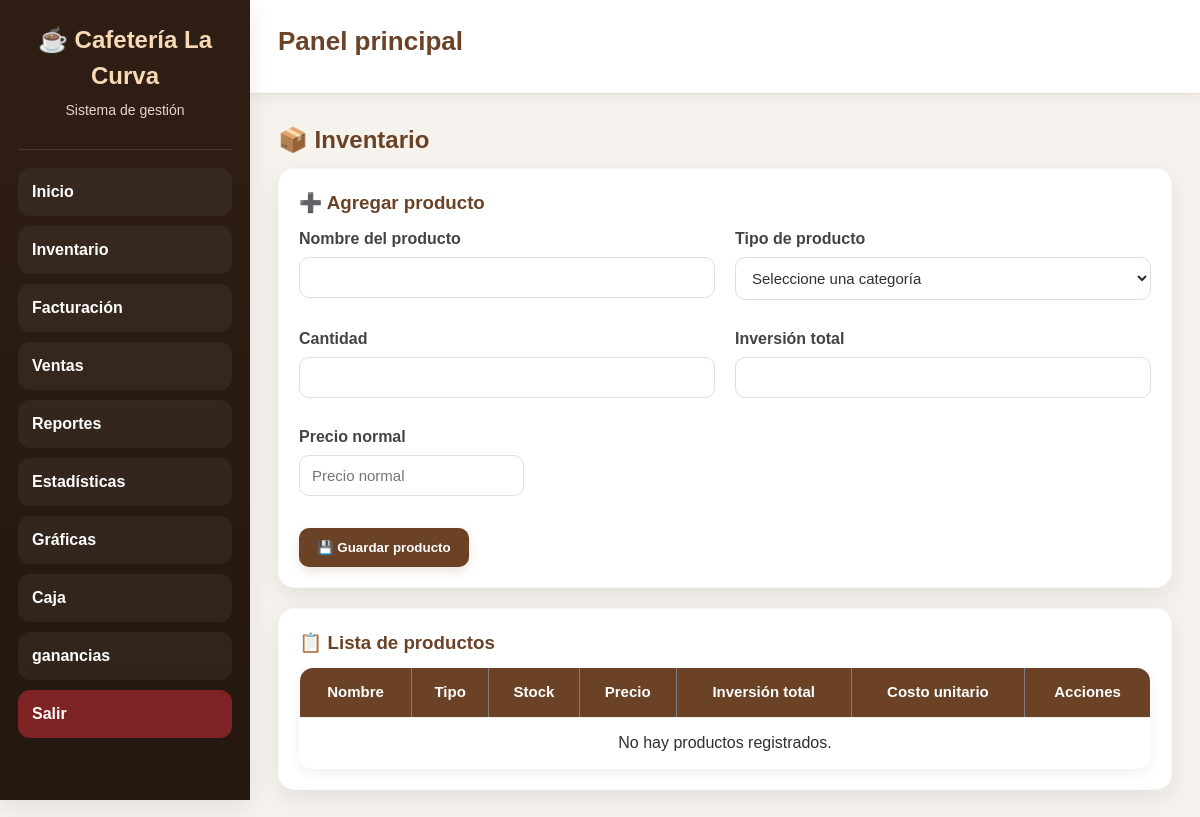
The page /productos (signed in) on the database as committed earlier.
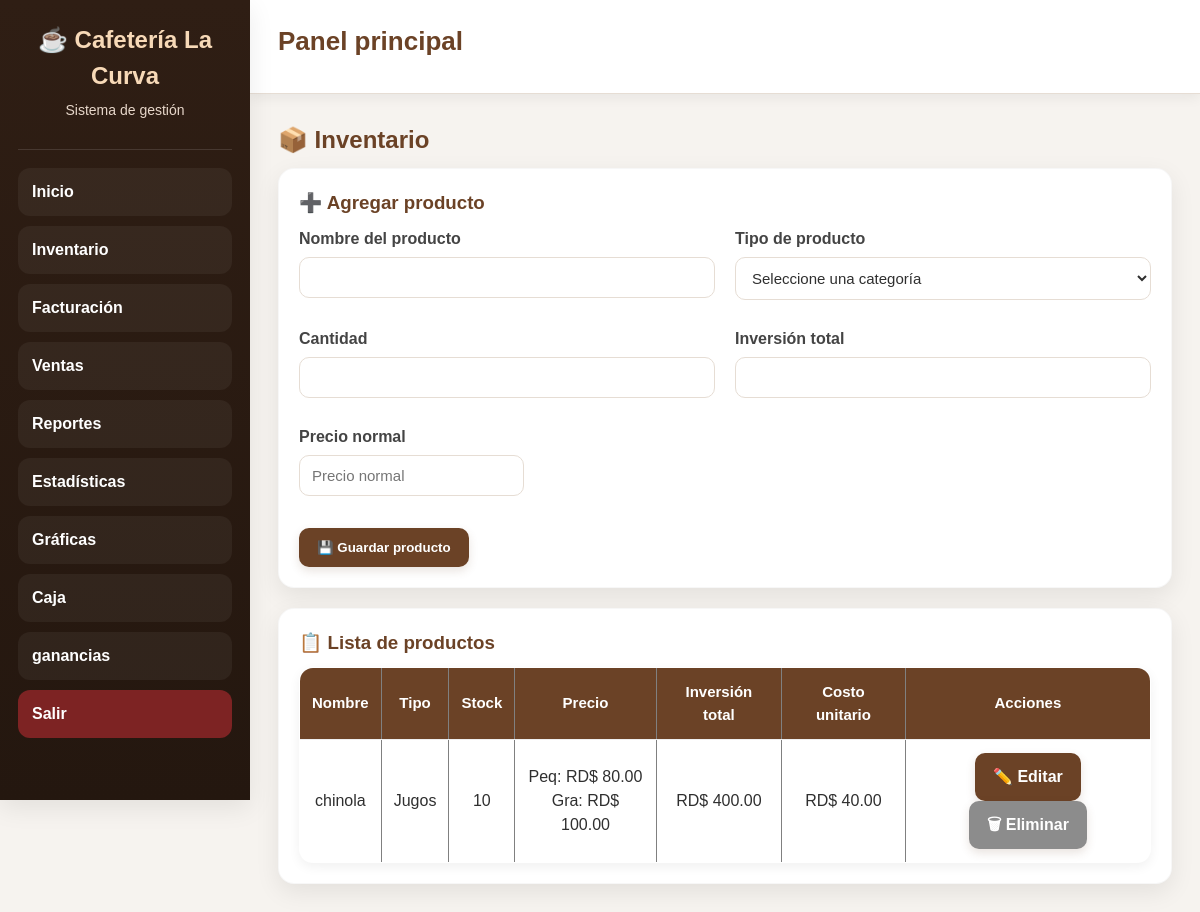
The same page on the database as committed later.
### tables this page shows
CREATE TABLE productos(
            id INTEGER PRIMARY KEY AUTOINCREMENT,
            nombre TEXT UNIQUE,
            precio REAL DEFAULT 0,
            stock INTEGER DEFAULT 0,
            tipo TEXT DEFAULT 'General',
            precio_pequeno REAL DEFAULT 0,
            precio_grande REAL DEFAULT 0,
            inversion_total REAL DEFAULT 0,
            costo_unitario REAL DEFAULT 0
        );

### app.py (the view, shortened to what this page needs)
@app.route("/productos", methods=["GET", "POST"])
def productos():
    if "usuario" not in session:
        return redirect("/")
    conn = None
    mensaje = None
    tipo_mensaje = None
    try:
        conn = conectar_seguro()
        c = conn.cursor()
        ok = request.args.get("ok")
        error = request.args.get("error")
        if ok == "guardado":
            mensaje = "Producto agregado correctamente."
            tipo_mensaje = "ok"
        elif ok == "actualizado":
            mensaje = "El producto ya existía. Se actualizó y se sumó el stock."
            tipo_mensaje = "info"
        elif error:
            mensaje = error
            tipo_mensaje = "error"
        c.execute("SELECT * FROM productos ORDER BY tipo, nombre")
        productos = c.fetchall()
        return render_template(
            "productos.html",
            productos=productos,
            mensaje=mensaje,
            tipo_mensaje=tipo_mensaje
        )
    except Exception as e:
        return f"Error en productos: {e}"
    finally:
        if conn:
            conn.close()

### app.py (called while the page is built)
def conectar_seguro():
    conn = conectar()
    try:
        conn.execute("PRAGMA foreign_keys = ON")
    except Exception:
        pass
    return conn

@app.before_request
def proteger_rutas():
    if request.path.startswith("/static/"):
        return None
    rutas_libres = ["/"]
    if request.path not in rutas_libres and "usuario" not in session:
        return redirect("/")

### database.py (called while the page is built)
def conectar():
    database_url = os.getenv("DATABASE_URL")
    if database_url and psycopg2:
        conn = psycopg2.connect(database_url)
        conn.autocommit = False
        return ConnectionCompat(conn)
    conn = sqlite3.connect("cafeteria.db", timeout=30)
    return conn

### templates/productos.html (shortened to what this page needs)
{% extends "base.html" %}
{% block content %}
<h2>📦 Inventario</h2>
<div class="form-box">
    <h3>➕ Agregar producto</h3>
    <form method="POST">
        <div class="fila">
            <div>
                <label for="nombre">Nombre del producto</label>
                <input type="text" id="nombre" name="nombre" required>
            </div>
            <div>
                <label for="tipo">Tipo de producto</label>
                <select id="tipo" name="tipo" required onchange="cambiarCamposPrecio()">
                    <option value="">Seleccione una categoría</option>
                </select>
            </div>
        </div>
        <div class="fila">
            <div>
                <label for="stock">Cantidad</label>
                <input type="number" id="stock" name="stock" min="1" required>
            </div>
            <div>
                <label for="inversion_total">Inversión total</label>
                <input type="number" id="inversion_total" name="inversion_total" step="0.01" min="0" required>
            </div>
        </div>
        <div id="precio_normal_box" class="fila">
            <div>
                <label for="precio">Precio normal</label>
                <input type="number" id="precio" name="precio" step="0.01" min="0" placeholder="Precio normal">
            </div>
        </div>
        <div class="acciones">
            <button type="submit">💾 Guardar producto</button>
        </div>
    </form>
</div>
<div class="tabla-box">
    <h3>📋 Lista de productos</h3>
    <table border="1">
        <thead>
            <tr>
                <th>Nombre</th>
                <th>Tipo</th>
                <th>Stock</th>
                <th>Precio</th>
                <th>Inversión total</th>
                <th>Costo unitario</th>
                <th>Acciones</th>
            </tr>
        </thead>
        <tbody>
            {% if productos %}
                {% for p in productos %}
                <tr>
                    <td>{{ p[1] }}</td>
                    <td>{{ p[4] }}</td>
                    <td>
                        {% if p[3] <= 5 %}
                            <span class="stock-bajo">{{ p[3] }} ⚠️</span>
                        {% else %}
                            {{ p[3] }}
                        {% endif %}
                    </td>
                    <td>
                        {% if p[4] == "Jugos" %}
                            Peq: RD$ {{ "%.2f"|format(p[5] or 0) }}<br>
                            Gra: RD$ {{ "%.2f"|format(p[6] or 0) }}
                        {% else %}
                            RD$ {{ "%.2f"|format(p[2] or 0) }}
                        {% endif %}
                    </td>
                    <td>RD$ {{ "%.2f"|format(p[7] or 0) }}</td>
                    <td>RD$ {{ "%.2f"|format(p[8] or 0) }}</td>
                    <td>
                        <a class="link-btn" href="{{ url_for('editar_producto', id=p[0]) }}">✏️ Editar</a>
                        <a class="link-btn sec"
                           href="{{ url_for('eliminar_producto', id=p[0]) }}"
                           onclick="return confirm('¿Seguro que deseas eliminar este producto?')">
                            🗑 Eliminar
                        </a>
                    </td>
                </tr>
                {% endfor %}
            {% else %}
                <tr>
                    <td colspan="7">No hay productos registrados.</td>
                </tr>
            {% endif %}
        </tbody>
    </table>
</div>
{% endblock %}

### templates/base.html (shortened to what this page needs)
<!DOCTYPE html>
<html lang="es">
<head>
    <link rel="stylesheet" href="{{ url_for('static', filename='css/style.css') }}">
</head>
<body>
    <div class="layout">
        <aside class="sidebar">
            <div class="brand">
                <h1>☕ Cafetería La Curva</h1>
                <p>Sistema de gestión</p>
            </div>
            <nav class="sidebar-menu">
                <a href="{{ url_for('dashboard') }}">Inicio</a>
                <a href="{{ url_for('productos') }}">Inventario</a>
                <a href="{{ url_for('facturacion') }}">Facturación</a>
                <a href="{{ url_for('ventas') }}">Ventas</a>
                <a href="{{ url_for('reportes') }}">Reportes</a>
                <a href="{{ url_for('estadisticas') }}">Estadísticas</a>
                <a href="{{ url_for('graficas') }}">Gráficas</a>
                <a href="{{ url_for('caja') }}">Caja</a>
                 <a href="{{ url_for('ganancias') }}">ganancias</a>
                <a href="{{ url_for('logout') }}" class="logout-btn">Salir</a>
            </nav>
        </aside>
        <main class="main-content">
            <header class="topbar">
                <h2>{% block page_title %}Panel principal{% endblock %}</h2>
            </header>
            <section class="content-area">
                {% block content %}{% endblock %}
            </section>
        </main>
    </div>
</body>
</html>

### static/css/style.css (style rules this page uses)
:root { --principal:#6b4226; --principal-oscuro:#55331d; --secundario:#8b5e3c; --fondo:#f6f3ef; --blanco:#ffffff; --texto:#2f2f2f; --texto-suave:#6b7280; --suave:#fdf7f3; --borde:#e6ddd4; --exito:#1f7a37; --info:#1565c0; --alerta:#c62828; --advertencia:#8a6d1d; --sidebar:#2f1e14; --sidebar-hover:#4a2d1b; --sidebar-activo:#6b4226; --topbar:#ffffff; --sombra:0 8px 24px rgba(0,0,0,0.08); --sombra-suave:0 4px 12px rgba(0,0,0,0.06); --radio:16px; --radio-sm:10px; --ancho-sidebar:250px; --transicion:0.25s ease; }
* { box-sizing:border-box; margin:0; padding:0; }
html { scroll-behavior:smooth; }
body { font-family:Arial, sans-serif; background:var(--fondo); color:var(--texto); line-height:1.5; }
.layout { display:flex; min-height:100vh; }
.sidebar { width:var(--ancho-sidebar); background:linear-gradient(180deg,var(--sidebar),#24170f); color:var(--blanco); position:fixed; top:0; left:0; height:100vh; overflow-y:auto; padding:22px 18px; box-shadow:var(--sombra); z-index:1000; }
.brand { text-align:center; padding-bottom:18px; margin-bottom:18px; border-bottom:1px solid rgba(255,255,255,0.12); }
.brand h1 { font-size:24px; color:#f7d9b7; margin-bottom:6px; }
.brand p { font-size:14px; color:#e7d7ca; }
.sidebar-menu { display:flex; flex-direction:column; gap:10px; }
.sidebar-menu a { display:block; text-decoration:none; color:var(--blanco); padding:12px 14px; border-radius:12px; font-weight:bold; transition:background var(--transicion), transform var(--transicion), box-shadow var(--transicion); background:rgba(255,255,255,0.05); }
.logout-btn { background:#7d2323 !important; }
.main-content { margin-left:var(--ancho-sidebar); width:calc(100% - var(--ancho-sidebar)); min-height:100vh; display:flex; flex-direction:column; }
.topbar { background:var(--topbar); padding:22px 28px; box-shadow:var(--sombra-suave); border-bottom:1px solid var(--borde); position:sticky; top:0; z-index:900; }
.topbar h2 { color:var(--principal); font-size:26px; }
.content-area { padding:28px; }
.card, .form-box, .tabla-box, .buscador, .filtro, .ticket, .factura-container, .login-box, .panel, .resumen-box, .box { background:var(--blanco); padding:20px; border-radius:var(--radio); box-shadow:var(--sombra); margin-bottom:20px; border:1px solid rgba(0,0,0,0.03); }
h1,h2,h3,h4 { color:var(--principal); margin-bottom:10px; }
p { margin-bottom:10px; }
a { text-decoration:none; color:var(--principal); }
.menu, .grid, .fila, .dashboard-grid, .resumen-grid { display:grid; gap:20px; }
.fila { grid-template-columns:repeat(auto-fit,minmax(220px,1fr)); margin-bottom:15px; }
label { display:block; margin-bottom:6px; font-weight:bold; color:#444; }
input, select, textarea { width:100%; padding:11px 12px; border:1px solid var(--borde); border-radius:10px; font-size:15px; background:#fff; color:var(--texto); transition:border-color var(--transicion), box-shadow var(--transicion), background var(--transicion); margin-bottom:12px; }
button, .btn, .link-btn { display:inline-flex; align-items:center; justify-content:center; gap:8px; background:var(--principal); color:var(--blanco); border:none; padding:12px 18px; border-radius:10px; cursor:pointer; font-weight:bold; transition:background var(--transicion), transform var(--transicion), box-shadow var(--transicion); box-shadow:0 4px 10px rgba(107,66,38,0.15); }
.link-btn.sec, .btn-sec { background:#8c8c8c; }
.acciones { margin-top:20px; display:flex; gap:10px; flex-wrap:wrap; }
table { width:100%; border-collapse:collapse; background:var(--blanco); border-radius:14px; overflow:hidden; box-shadow:var(--sombra-suave); }
th, td { padding:13px 12px; border-bottom:1px solid #eee; text-align:center; }
th { background:var(--principal); color:var(--blanco); font-size:15px; }

Rows that differ between the two databases and show on the page:
added productos: nombre "chinola", tipo "Jugos", stock "10", precio_pequeno "80.00", precio_grande "100.00", inversion_total "400.00", costo_unitario "40.00"
Other text that changed with them:
text no longer shown: "No hay productos registrados."
